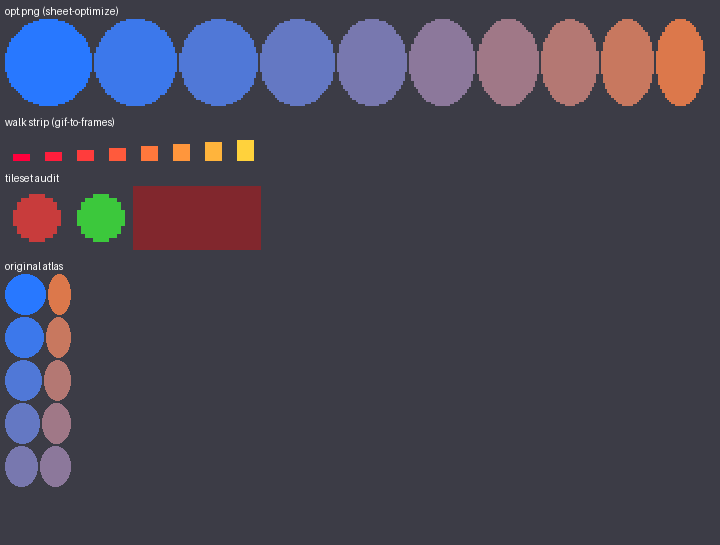
#> input picture samples/batch10_sheet.png, 720 x 545 px
$ python texture_seamless.py ../samples/batch10_sheet.png --out out.png
#> lines starting #> are read from the running program, lines starting #| are printed output that depends on the picture
### lib/gst_read.py
"""Validated asset readers for the kit.

Bad or truncated input raises ``GstInputError`` with a specific message
(for example ``WAV fmt chunk missing`` or ``GLB chunk length exceeds file``).
``install_guards()`` wraps ``json.load`` / ``json.loads``, ``PIL.Image.open``,
``wave.open``, ``xml.etree.ElementTree.parse`` and text-mode ``open`` so tools
that call those libraries directly also raise ``GstInputError`` instead of a
raw decoder exception. ``cli_error.run`` installs the guards.
"""
from __future__ import annotations

import csv
import io
import json
import os
import struct
import wave
import xml.etree.ElementTree as ET

from gst_errors import GstInputError

_GUARDS_INSTALLED = False


# ---------------------------------------------------------------------------
# primitives
# ---------------------------------------------------------------------------

# [36 lines left out: functions open_text, parse_json_bytes, load_json, require_object, not called in this run]


# Stay under the fuzz child's 512 MiB address-space cap for RGBA
# (Pillow's default is ~179e6 pixels, which is over 512 MiB at 4 bytes/pixel).
DEFAULT_MAX_IMAGE_PIXELS = 64_000_000

# Decoder failures we wrap into GstInputError (plus DecompressionBombError by name).
_IMAGE_DECODER_EXC = (OSError, ValueError, SyntaxError, struct.error, EOFError, IndexError, MemoryError)


# [350 lines left out: functions _image_input_error, open_image, parse_xml, _wav_error_message, open_wav, read_wav_frames and 11 more, not called in this run]


# ---------------------------------------------------------------------------
# library guards (installed by cli_error.run)
# ---------------------------------------------------------------------------

def _guard_json():
    _load, _loads = json.load, json.loads

    # [18 lines left out: functions load, loads, not called in this run]

    json.load = load
    json.loads = loads


def _guard_image():
    try:
        from PIL import Image, ImageFile, UnidentifiedImageError
    except ImportError:
        return
    if getattr(Image, "MAX_IMAGE_PIXELS", None) is None or Image.MAX_IMAGE_PIXELS > DEFAULT_MAX_IMAGE_PIXELS:
        Image.MAX_IMAGE_PIXELS = DEFAULT_MAX_IMAGE_PIXELS
    _open = Image.open
    _img_load = ImageFile.ImageFile.load
    _seek = getattr(Image.Image, "seek", None)

    def open_img(*args, **kwargs):
        try:
            return _open(*args, **kwargs)
        except UnidentifiedImageError as e:
            raise GstInputError("image could not be identified") from e
        except GstInputError:
            raise
        except _IMAGE_DECODER_EXC as e:
            _image_input_error(e)
        except Exception as e:
            if type(e).__name__ == "DecompressionBombError":
                _image_input_error(e)
            raise

    def load_img(self, *args, **kwargs):
        try:
            return _img_load(self, *args, **kwargs)
        except GstInputError:
            raise
        except _IMAGE_DECODER_EXC as e:
            _image_input_error(e)
        except Exception as e:
            if type(e).__name__ == "DecompressionBombError":
                _image_input_error(e)
            raise

    # [14 lines left out: function seek_img, not called in this run]

    Image.open = open_img
    ImageFile.ImageFile.load = load_img
    if _seek is not None:
        Image.Image.seek = seek_img


def _guard_wave():
    _open = wave.open

    # [11 lines left out: function open_w, not called in this run]

    wave.open = open_w


def _guard_et():
    _parse = ET.parse
    _fromstring = ET.fromstring

    # [11 lines left out: functions parse, fromstring, not called in this run]

    ET.parse = parse
    ET.fromstring = fromstring
    # XML is an alias of fromstring in some versions
    if getattr(ET, "XML", None) is _fromstring or getattr(ET, "XML", None) is ET.fromstring:
        ET.XML = fromstring


def _guard_text_open():
    import builtins
    _open = builtins.open

    class _GuardedTextFile:
        def __init__(self, fh):
            self._fh = fh

        def read(self, *a, **k):
            try:
                return self._fh.read(*a, **k)
            except UnicodeDecodeError as e:
                raise GstInputError("file is not valid UTF-8") from e

        def readline(self, *a, **k):
            try:
                return self._fh.readline(*a, **k)
            except UnicodeDecodeError as e:
                raise GstInputError("file is not valid UTF-8") from e

        def readlines(self, *a, **k):
            try:
                return self._fh.readlines(*a, **k)
            except UnicodeDecodeError as e:
                raise GstInputError("file is not valid UTF-8") from e

        def __iter__(self):
            try:
                for line in self._fh:
                    yield line
            except UnicodeDecodeError as e:
                raise GstInputError("file is not valid UTF-8") from e

        def __enter__(self):
            self._fh.__enter__()
            return self

        def __exit__(self, *exc):
            return self._fh.__exit__(*exc)

        def __getattr__(self, name):
            return getattr(self._fh, name)

    def open_guarded(file, mode="r", *args, **kwargs):
        fh = _open(file, mode, *args, **kwargs)
        mode_s = str(mode) if mode is not None else "r"
        if "b" not in mode_s and "r" in mode_s:
            return _GuardedTextFile(fh)
        return fh

    builtins.open = open_guarded


def install_guards():
    """Wrap stdlib / Pillow decoders so they raise GstInputError. Idempotent."""
    global _GUARDS_INSTALLED
    if _GUARDS_INSTALLED:
        return
    _GUARDS_INSTALLED = True
    _guard_json()
    _guard_image()
    _guard_wave()
    _guard_et()
    _guard_text_open()

### lib/cli_error.py
"""One-line error wrapper for tool entry points.

Tools must exit 0, 1 or 2 and must not print a Python traceback. Wrap the
`main` function:

    if __name__ == "__main__":
        sys.path.insert(0, os.path.join(os.path.dirname(os.path.abspath(__file__)), "..", "lib"))
        import cli_error
        sys.exit(cli_error.run(main))

`run` catches every Exception (not SystemExit or KeyboardInterrupt), prints a
single line (`TypeName: first line of the message`, truncated) to stderr, and
returns 1. argparse usage errors still exit 2.

GST_DEBUG=1 re-raises the exception so the full traceback is visible (used by
the fuzz classifier and by developers). GstInputError from shared readers is a
validated input failure, not a generic-wrapper hit.
"""
from __future__ import annotations

import os, sys

LIMIT = 240


def debug_enabled() -> bool:
    v = os.environ.get("GST_DEBUG", "")
    return v not in ("", "0", "false", "False", "no", "NO")


# [16 lines left out: functions format_error, _is_input_error, not called in this run]


def run(main, argv=None) -> int:
    try:
        from gst_read import install_guards
        install_guards()
    except ImportError:
        pass
    try:
        rc = main() if argv is None else main(argv)
        if rc is None:
            return 0
        if isinstance(rc, int):
            return rc
        print(rc, file=sys.stderr)
        return 1
    except SystemExit as e:
        if e.code is None:
            return 0
        if isinstance(e.code, int):
            return e.code
        print(e.code, file=sys.stderr)
        return 1
    except KeyboardInterrupt:
        print("KeyboardInterrupt", file=sys.stderr)
        return 130
    except Exception as e:
        if debug_enabled():
            raise
        print(format_error(e), file=sys.stderr)
        # 1 = validated input error or generic wrapper; callers inspect the type
        # name on stderr. GstInputError is printed as "GstInputError: ...".
        return 1

### texture-seamless/texture_seamless.py
#!/usr/bin/env python3
"""texture-seamless: make a texture tile without visible seams (offset + blend), score the seams, and
write a 2x2 tiled preview. Method: roll the image by half its size so the old edges become an interior
cross, then blend the original back in with a smooth window that is 0 at the borders and 1 in the centre.
The new borders then come from pixels that were adjacent in the source, so left/right and top/bottom
edges continue each other. Trade-off: the centre cross region mixes two copies, so busy photographic
textures can show mild ghosting; --power sharpens the window to limit it.
"""
import os
import argparse
import numpy as np
from PIL import Image
import sys


def seam_score(a):
    """edge discontinuity relative to normal pixel-to-pixel change (about 1.0 = invisible, >>1 = visible seam)."""
    f = np.asarray(a, dtype=np.float64)
    inner_h = np.abs(np.diff(f, axis=1)).mean() + 1e-9
    inner_v = np.abs(np.diff(f, axis=0)).mean() + 1e-9
    wrap_h = np.abs(f[:, 0] - f[:, -1]).mean()
    wrap_v = np.abs(f[0] - f[-1]).mean()
    return float((wrap_h / inner_h + wrap_v / inner_v) / 2)


def make_seamless(img, power=1.0):
    a = np.asarray(img.convert("RGBA"), dtype=np.float64)
    h, w = a.shape[:2]
    shifted = np.roll(np.roll(a, h // 2, 0), w // 2, 1)
    wx = np.sin(np.pi * (np.arange(w) + 0.5) / w) ** power
    wy = np.sin(np.pi * (np.arange(h) + 0.5) / h) ** power
    W = (wy[:, None] * wx[None, :])[..., None]
    out = a * W + shifted * (1 - W)
    return Image.fromarray(out.round().clip(0, 255).astype(np.uint8), "RGBA")


def preview(img, n=2):
    out = Image.new("RGBA", (img.width * n, img.height * n))
    for y in range(n):
        for x in range(n):
            out.paste(img, (x * img.width, y * img.height))
    return out


def main(argv=None):
    ap = argparse.ArgumentParser(description="Make textures tile seamlessly.")
    ap.add_argument("input"); ap.add_argument("-o", "--out", required=True)
    ap.add_argument("--power", type=float, default=1.0, help="window sharpness (>1 keeps more of the original centre)")
    ap.add_argument("--preview", help="also write a 2x2 tiled preview PNG")
    ap.add_argument("--in-place", action="store_true", help="allow overwriting the input")
    a = ap.parse_args(argv)
    if os.path.abspath(a.out) == os.path.abspath(a.input) and not a.in_place:
        sys.exit("refusing to overwrite the input; pick a different -o or pass --in-place")
    src = Image.open(a.input).convert("RGBA")
#> in open_img, returned value is the input picture: PIL image 720x545 RGB; mean R, G, B 72.1, 69.6, 84.9
    before = seam_score(np.array(src)[..., :3])
    out = make_seamless(src, a.power)
    out.save(a.out)
    after = seam_score(np.array(out)[..., :3])
    if a.preview: preview(out).save(a.preview)
    print(f"seam score {before:.2f} -> {after:.2f} (1.0 = invisible) -> {a.out}")
    return 0


if __name__ == "__main__":
    sys.path.insert(0, os.path.join(os.path.dirname(os.path.abspath(__file__)), "..", "lib"))
    import cli_error
    sys.exit(cli_error.run(main))
#> in seam_score, `inner_h = np.abs(np.diff(f, axis=1)).mean() + 1e-9`: inner_h = 1.11
#> in seam_score, `inner_v = np.abs(np.diff(f, axis=0)).mean() + 1e-9`: inner_v = 0.82
#> in seam_score, `wrap_h = np.abs(f[:, 0] - f[:, -1]).mean()`: wrap_h = 0
#> in make_seamless, `shifted = np.roll(np.roll(a, h // 2, 0), w // 2, 1)`:
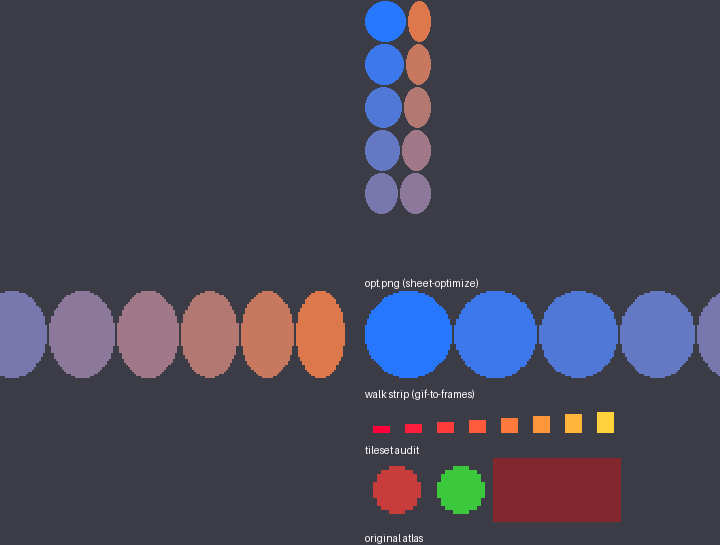
#> shifted: shape (545, 720, 4) float64; mean R, G, B, A 72.1, 69.6, 84.9, 255
#> in make_seamless, `out = a * W + shifted * (1 - W)`:
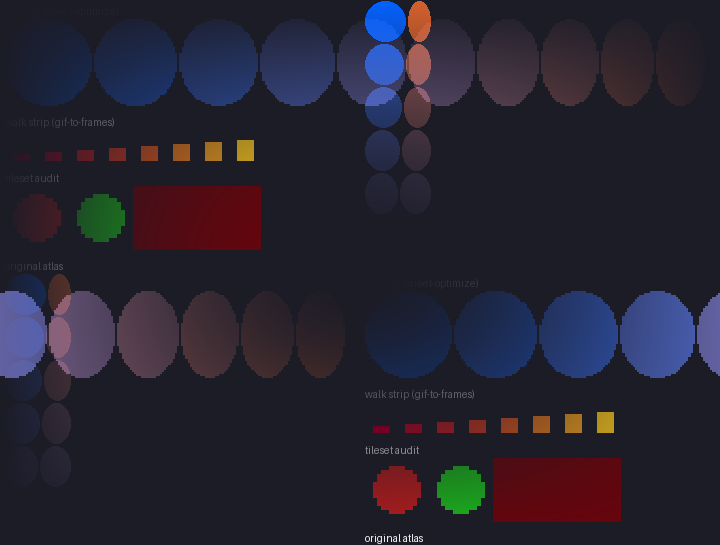
#> out: shape (545, 720, 4) float64; mean R, G, B, A 69.3, 66.2, 79, 255; transparent parts drawn white
#> in make_seamless, `return Image.fromarray(out.round().clip(0, 255).astype(np.uint8), "RGB..`:
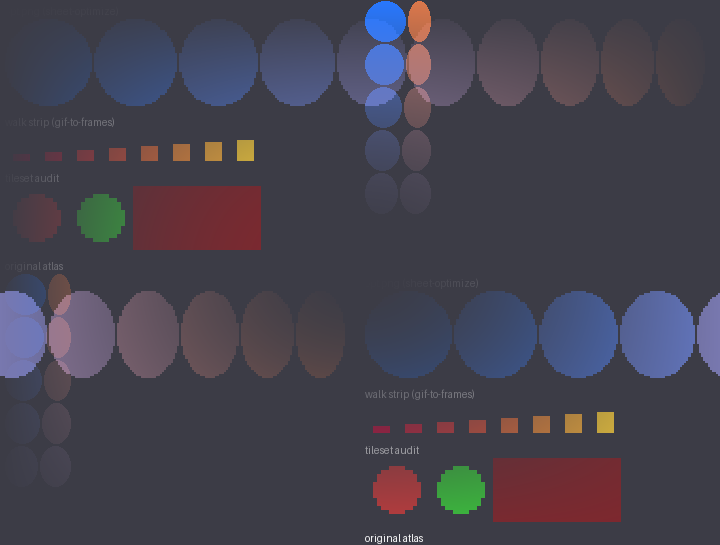
#> returned value: PIL image 720x545 RGBA; mean R, G, B, A 69.3, 66.2, 79, 255
#| seam score 0.00 -> 0.00 (1.0 = invisible) -> out.png
#> (the program exits here)

$ run again, on samples/batch12_sheet.png
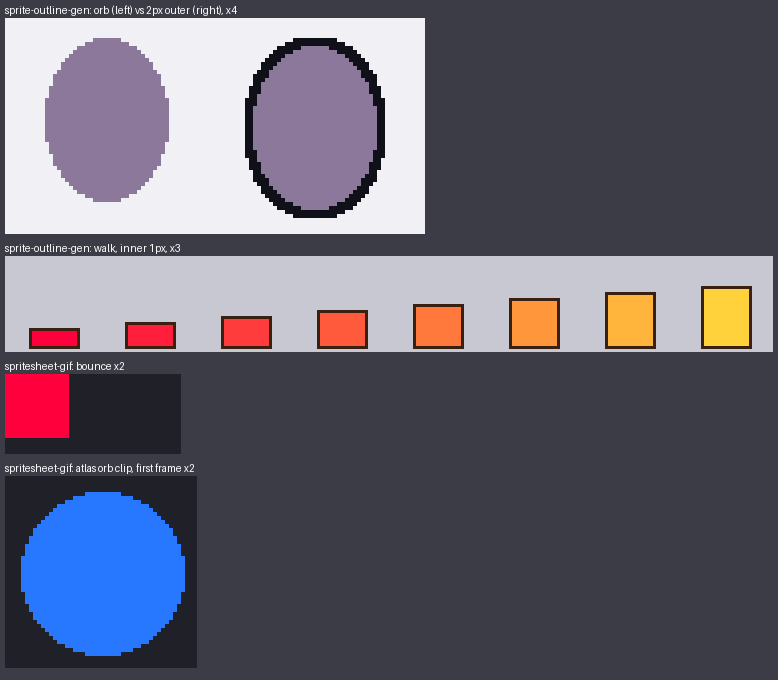
#> input picture samples/batch12_sheet.png, 778 x 680 px
#> in open_img, returned value is the input picture: PIL image 778x680 RGB; mean R, G, B 102.4, 99.2, 113.2
#> inner_h = 1.7
#> inner_v = 1.93
#> wrap_h = 0
#> in make_seamless, `shifted = np.roll(np.roll(a, h // 2, 0), w // 2, 1)`:
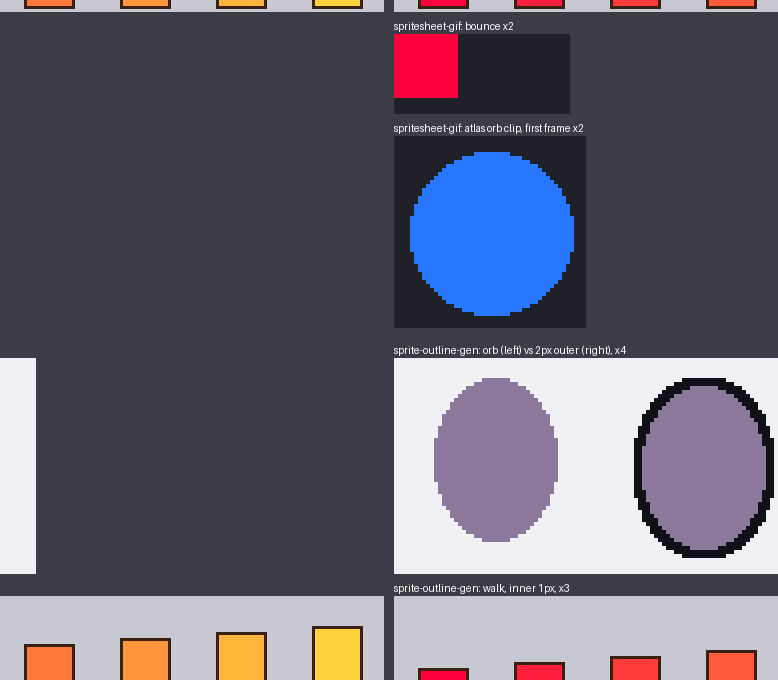
#> shifted: shape (680, 778, 4) float64; mean R, G, B, A 102.4, 99.2, 113.2, 255
#> in make_seamless, `out = a * W + shifted * (1 - W)`:
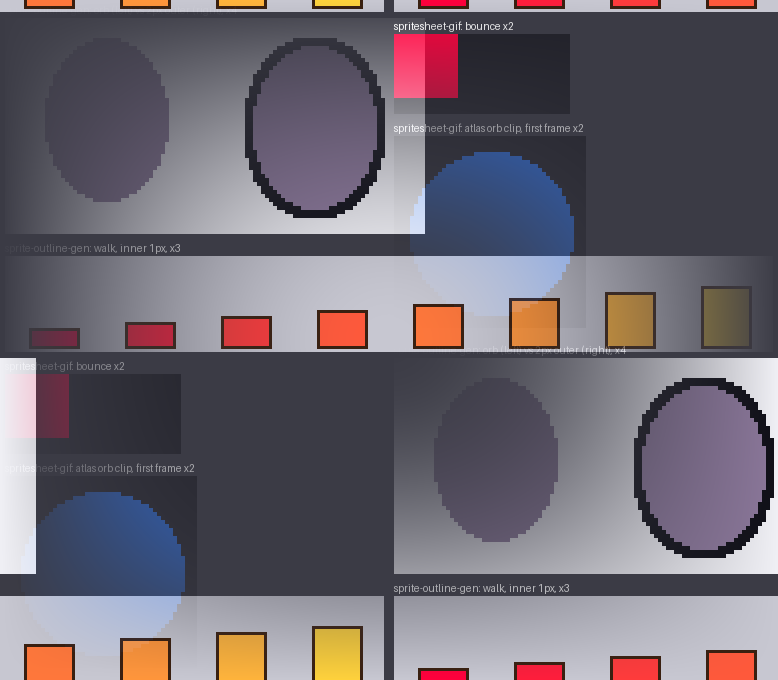
#> out: shape (680, 778, 4) float64; mean R, G, B, A 110, 103.2, 113, 255; transparent parts drawn white
#| seam score 0.00 -> 0.00 (1.0 = invisible) -> out.png

$ run again, on samples/batch3_sheet.png
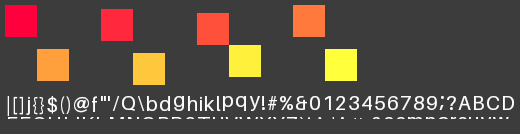
#> input picture samples/batch3_sheet.png, 520 x 134 px
#> in open_img, returned value is the input picture: PIL image 520x134 RGBA; mean R, G, B, A 89.6, 75.7, 66.7, 253.6
#> inner_h = 6.41
#> inner_v = 5.44
#> wrap_h = 0
#> in make_seamless, `out = a * W + shifted * (1 - W)`:
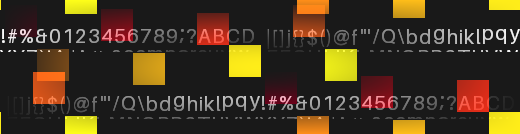
#> out: shape (134, 520, 4) float64; mean R, G, B, A 94.8, 82.4, 66.1, 253.7; transparent parts drawn white
#> in make_seamless, `return Image.fromarray(out.round().clip(0, 255).astype(np.uint8), "RGB..`:
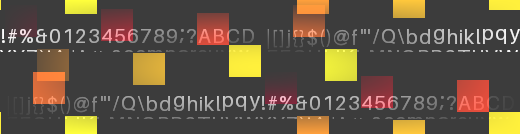
#> returned value: PIL image 520x134 RGBA; mean R, G, B, A 94.8, 82.4, 66.1, 253.7; transparent parts drawn white
#> after = 0.258
#| seam score 0.00 -> 0.26 (1.0 = invisible) -> out.png
